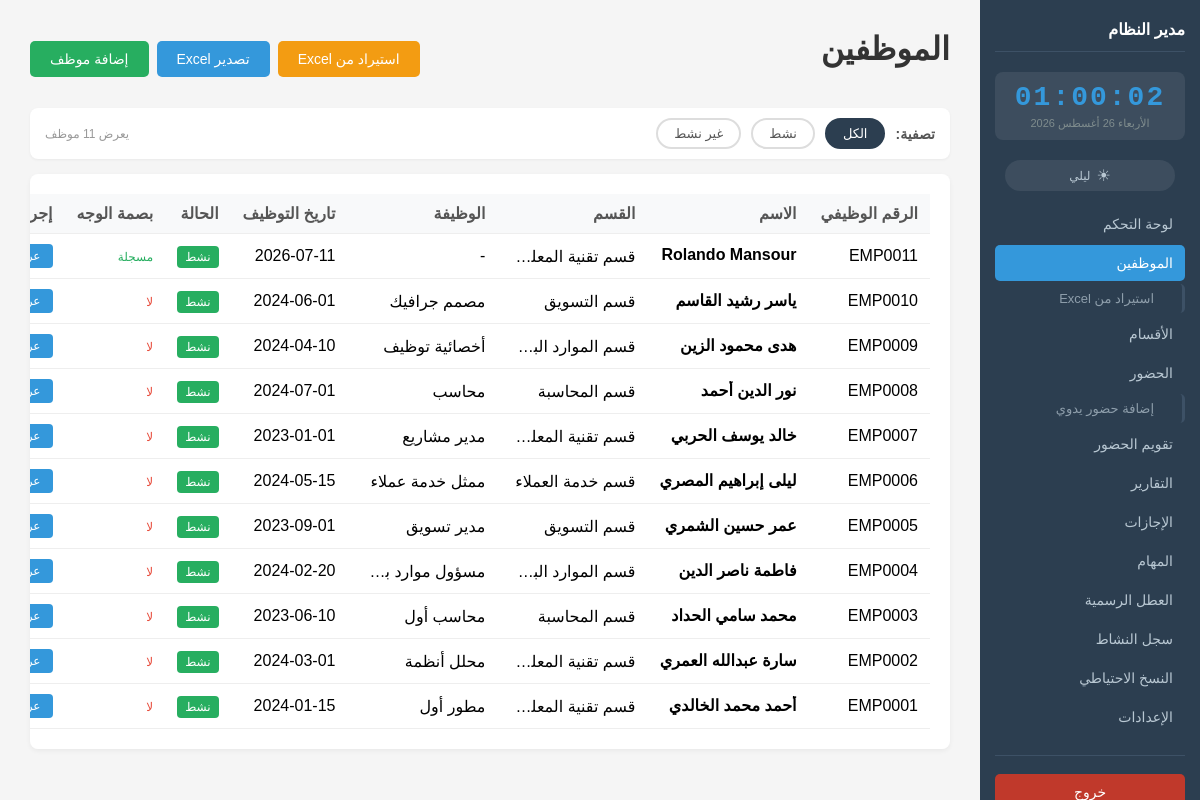
Page /employees (signed in) on the committed database.
### instance/models.py (models this page shows, shortened)
class Employee(db.Model):
    __tablename__ = 'employees'
    id = db.Column(db.Integer, primary_key=True)
    employee_id = db.Column(db.String(20), unique=True, nullable=False)
    name = db.Column(db.String(100), nullable=False)
    email = db.Column(db.String(120), unique=True, nullable=True)
    phone = db.Column(db.String(20), nullable=True)
    position = db.Column(db.String(100), nullable=True)
    department_id = db.Column(db.Integer, db.ForeignKey('departments.id'), nullable=True)
    hire_date = db.Column(db.Date, nullable=True)
    status = db.Column(db.String(20), default='active')  # active, not_active
    deactivation_date = db.Column(db.Date, nullable=True)  # تاريخ التعطيل
    deactivation_reason = db.Column(db.String(50), nullable=True)  # استقالة، فصل، إنهاء عقد، إجازة طويلة، أخرى
    face_encoding = db.Column(db.LargeBinary, nullable=True)
    face_image_path = db.Column(db.String(255), nullable=True)
    annual_leave_balance = db.Column(db.Integer, default=14)  # رصيد الإجازات السنوية بالأيام (14 يوم افتراضي)
    sick_leave_balance = db.Column(db.Integer, default=10)  # رصيد الإجازات المرضية بالأيام
    attendance_records = db.relationship('Attendance', backref='employee', lazy=True)
    leaves = db.relationship('Leave', backref='employee', lazy=True)
    tasks = db.relationship('Task', backref='employee', lazy=True)

class Department(db.Model):
    __tablename__ = 'departments'
    id = db.Column(db.Integer, primary_key=True)
    name = db.Column(db.String(100), unique=True, nullable=False)
    description = db.Column(db.Text, nullable=True)
    employees = db.relationship('Employee', backref='department', lazy=True)

### routes/employees.py (the view, shortened to what this page needs)
@employees_bp.route('/employees', endpoint='employees')
@login_required()
def employees():
    search_query = request.args.get('search', '').strip()
    page = request.args.get('page', 1, type=int)
    per_page = 15
    query = Employee.query
    pagination = query.order_by(Employee.id.desc()).paginate(page=page, per_page=per_page, error_out=False)
    employees_list = pagination.items
    return render_template('employees.html', employees=employees_list, pagination=pagination, search_query=search_query)

### app.py (called while the page is built)
@app.context_processor
def inject_globals():
    return dict(csrf_token=generate_csrf_token)

### utils/csrf.py (called while the page is built)
def generate_csrf_token():
    if '_csrf_token' not in session:
        session['_csrf_token'] = hashlib.sha256(uuid.uuid4().bytes).hexdigest()
    return session['_csrf_token']

### utils/helpers.py (called while the page is built, shortened)
def login_required(api=False):
    def decorator(f):
        @wraps(f)
        def decorated_function(*args, **kwargs):
            if 'userId' not in session:
                if api:
                    return jsonify({'success': False, 'message': 'غير مصرح'}), 403
                return redirect(url_for('auth.login'))
            from instance.models import BlockedIP
            client_ip = request.remote_addr
            blocked = BlockedIP.query.filter_by(ip_address=client_ip).first()
            return f(*args, **kwargs)
        return decorated_function
    return decorator

### templates/employees.html (shortened to what this page needs)
{% extends "base.html" %}
{% block content %}
    <div class="page-header">
        <h1>الموظفين</h1>
        <div style="display:flex; gap:8px; align-items:center; flex-wrap:wrap;">
            <a href="{{ url_for('reports.import_employees') }}" style="background:#f39c12; color:white; padding:10px 20px; text-decoration:none; border-radius:5px; font-size:14px;">استيراد من Excel</a>
            <a href="{{ url_for('reports.export_employees') }}" style="background:#3498db; color:white; padding:10px 20px; text-decoration:none; border-radius:5px; font-size:14px;">تصدير Excel</a>
            <a href="{{ url_for('employees.employee_add') }}" class="btn-add">إضافة موظف</a>
        </div>
    </div>
    <div class="filter-bar">
        <label>تصفية:</label>
        <button class="filter-btn active-all active" onclick="filterEmployees('all')">الكل</button>
        <button class="filter-btn" onclick="filterEmployees('active')">نشط</button>
        <button class="filter-btn" onclick="filterEmployees('inactive')">غير نشط</button>
        <span class="filter-count" id="filterCount">يعرض {{ employees|length }} موظف</span>
    </div>
    <div class="table-box">
        <table>
            <thead>
                <tr>
                    <th>الرقم الوظيفي</th>
                    <th>الاسم</th>
                    <th>القسم</th>
                    <th>الوظيفة</th>
                    <th>تاريخ التوظيف</th>
                    <th>الحالة</th>
                    <th>بصمة الوجه</th>
                    <th>إجراءات</th>
                </tr>
            </thead>
            <tbody>
                {% for emp in employees %}
                <tr class="{% if emp.status != 'active' %}row-inactive{% endif %}" data-status="{{ emp.status }}">
                    <td>{{ emp.employee_id }}</td>
                    <td class="emp-name-cell">
                        <span class="emp-name">{{ emp.name }}</span>
                    </td>
                    <td>{{ emp.department.name if emp.department else '-' }}</td>
                    <td>{{ emp.position or '-' }}</td>
                    <td>{% if emp.hire_date %}{{ emp.hire_date.strftime('%Y-%m-%d') }}{% else %}-{% endif %}</td>
                    <td>
                        {% if emp.status == 'active' %}
                            <span class="badge badge-active">نشط</span>
                        {% else %}
                            <span class="badge badge-inactive">غير نشط</span>
                        {% endif %}
                    </td>
                    <td>
                        {% if emp.face_encoding %}
                            {% if emp.status == 'active' %}
                                <span class="face-yes">مسجلة</span>
                            {% else %}
                                <span class="face-no">معطلة</span>
                            {% endif %}
                        {% else %}
                            <span class="face-no">لا</span>
                        {% endif %}
                    </td>
                    <td>
                        <div class="action-btns">
                            <a href="{{ url_for('employees.employee_view', id=emp.id) }}" class="btn-view">عرض</a>
                        </div>
                    </td>
                </tr>
                {% else %}
                <tr>
                    <td colspan="8" style="text-align:center; color:#999; padding:30px;">لا يوجد موظفون</td>
                </tr>
                {% endfor %}
            </tbody>
        </table>
    </div>
{% endblock %}

### templates/base.html (shortened to what this page needs)
<!DOCTYPE html>
<html lang="ar" dir="rtl">
<head>
    <link rel="stylesheet" href="{{ url_for('static', filename='css/dark-mode.css') }}">
</head>
<body>
    {% include 'sidebar.html' %}
    <div class="main">
        {% block content %}{% endblock %}
    </div>
</body>
</html>

### templates/sidebar.html (shortened to what this page needs)
<div class="sidebar">
    <h2 style="color:white">{{ session.get('user_name', 'المدير') }}</h2>
    <div class="sidebar-clock" style="text-align:center; margin-bottom:20px; padding:10px 5px; background:rgba(255,255,255,0.08); border-radius:8px;">
        <div id="sidebarTime" style="font-size:28px; font-weight:900; color:#3498db; letter-spacing:2px; font-family:'Courier New', monospace; direction:ltr;">00:00:00</div>
        <div id="sidebarDate" style="font-size:11px; color:#7f8c8d; margin-top:4px;">---</div>
    </div>
    <button class="theme-toggle" id="themeToggleBtn" onclick="toggleTheme()" style="display:flex; margin:0 auto 15px auto; width:calc(100% - 20px); justify-content:center;">
        <span class="toggle-icon">&#9728;</span>
        <span class="toggle-text" style="font-size:12px;">ليلي</span>
    </button>
    <a href="{{ url_for('dashboard.dashboard') }}" {% if request.endpoint == 'dashboard.dashboard' %}class="active"{% endif %}>لوحة التحكم</a>
    <a href="{{ url_for('employees.employees') }}" {% if request.endpoint in ['employees.employees', 'employees.employee_add', 'employees.employee_edit', 'employees.employee_view', 'face.register_face_page'] %}class="active"{% endif %}>الموظفين</a>
    <a href="{{ url_for('reports.import_employees') }}" class="sidebar-sub" {% if request.endpoint == 'reports.import_employees' %}style="background:rgba(52,152,219,0.15); color:#3498db;"{% endif %}>استيراد من Excel</a>
    <a href="{{ url_for('departments.departments') }}" {% if request.endpoint in ['departments.departments', 'departments.department_add', 'departments.department_edit'] %}class="active"{% endif %}>الأقسام</a>
    <a href="{{ url_for('attendance.attendance_page') }}" {% if request.endpoint in ['attendance.attendance_page', 'attendance_manage.attendance_add', 'attendance_manage.attendance_edit'] %}class="active"{% endif %}>الحضور</a>
    <a href="{{ url_for('attendance_manage.attendance_add') }}" class="sidebar-sub" {% if request.endpoint == 'attendance_manage.attendance_add' %}style="background:rgba(52,152,219,0.15); color:#3498db;"{% endif %}>إضافة حضور يدوي</a>
    <a href="{{ url_for('attendance_calendar.attendance_calendar') }}" {% if request.endpoint == 'attendance_calendar.attendance_calendar' %}class="active"{% endif %}>تقويم الحضور</a>
    <a href="{{ url_for('reports.reports') }}" {% if request.endpoint == 'reports.reports' %}class="active"{% endif %}>التقارير</a>
    <a href="{{ url_for('leaves.leaves') }}" {% if request.endpoint in ['leaves.leaves', 'leaves.leave_add'] %}class="active"{% endif %}>الإجازات</a>
    <a href="{{ url_for('tasks.tasks') }}" {% if request.endpoint == 'tasks.tasks' %}class="active"{% endif %}>المهام</a>
    <a href="{{ url_for('holidays.holidays') }}" {% if request.endpoint in ['holidays.holidays', 'holidays.holiday_add', 'holidays.holiday_edit'] %}class="active"{% endif %}>العطل الرسمية</a>
    <a href="{{ url_for('audit.audit_log') }}" {% if request.endpoint == 'audit.audit_log' %}class="active"{% endif %}>سجل النشاط</a>
    <a href="{{ url_for('backup.backup_page') }}" {% if request.endpoint == 'backup.backup_page' %}class="active"{% endif %}>النسخ الاحتياطي</a>
    <a href="{{ url_for('settings.settings') }}" {% if request.endpoint == 'settings.settings' %}class="active"{% endif %}>الإعدادات</a>
    <div style="margin-top: 20px; padding-top: 15px; border-top: 1px solid #3d5166;">
        <a href="{{ url_for('auth.logout') }}" style="background:#c0392b; color:white; text-align:center; border-radius:5px;">خروج</a>
    </div>
</div>

### static/css/dark-mode.css (style rules this page uses)
:root { --bg-primary: #f5f5f5; --bg-card: #ffffff; --bg-sidebar: #2c3e50; --bg-sidebar-hover: #3498db; --text-primary: #333333; --text-secondary: #555555; --text-muted: #7f8c8d; --text-sidebar: #b8c7d2; --border-color: #eeeeee; --border-dark: #ddd; --table-hover: #f1f1f1; --th-bg: #f8f9fa; --input-bg: #ffffff; --input-border: #ddd; --input-focus: #3498db; --shadow-color: rgba(0,0,0,0.05); --flash-shadow: rgba(0,0,0,0.2); --info-bg: #d6eaf8; --info-border: #85c1e9; --info-text: #1a5276; --warning-bg: #fff3cd; --warning-border: #ffc107; --warning-text: #856404; --danger-bg: #f8d7da; --danger-border: #f5c6cb; --danger-text: #721c24; --success-bg: #d4edda; --success-border: #c3e6cb; --success-text: #155724; }
.theme-toggle { position: relative; display: inline-flex; align-items: center; gap: 6px; cursor: pointer; padding: 6px 12px; border-radius: 20px; background: rgba(255,255,255,0.08); transition: all 0.3s ease; border: none; color: var(--text-sidebar); font-size: 12px; font-family: Tahoma, sans-serif; }
.theme-toggle .toggle-icon { font-size: 16px; }
body, .sidebar, .main, .table-box, .stat-card, .chart-box, .recent-section, .logs-box, .camera-box, .status-box, th, td, input, select, textarea, .form-box, .container-box, .filter-card, .list-card, .create-card, .info-card, .info-box, .warning-card, .delete-card, .calc-info, .calendar-box, .legend-bar, .filter-bar, .month-nav { transition: background-color 0.3s ease, color 0.3s ease, border-color 0.3s ease; }

### templates/base.html (style rules this page uses)
* { margin: 0; padding: 0; box-sizing: border-box; }
html, body { height: 100%; }
body { font-family: Tahoma, sans-serif; background: #f5f5f5; display: flex; }
.sidebar { width: 220px; min-width: 220px; height: 100vh; background: #2c3e50; padding: 20px 15px; overflow-y: auto; flex-shrink: 0; position: sticky; top: 0; }
.sidebar h2 { color: white; font-size: 16px; margin-bottom: 20px; padding-bottom: 12px; border-bottom: 1px solid #3d5166; white-space: nowrap; overflow: hidden; text-overflow: ellipsis; }
.sidebar a { display: block; color: #b8c7d2; text-decoration: none; padding: 10px 12px; margin: 3px 0; border-radius: 5px; font-size: 14px; white-space: nowrap; }
.sidebar a:hover, .sidebar a.active { background: #3498db; color: white; }
.sidebar a.sidebar-sub { padding: 7px 12px 7px 12px; margin: 1px 0 1px 0; font-size: 13px; color: #8e9eab; padding-right: 28px; border-right: 3px solid #3d5166; }
.main { flex: 1; padding: 30px; min-height: 100vh; overflow-x: auto; }
h1 { color: #333; margin-bottom: 20px; }
.table-box { background: white; border-radius: 8px; padding: 20px; box-shadow: 0 2px 5px rgba(0,0,0,0.05); }
table { width: 100%; border-collapse: collapse; }
th, td { padding: 12px; text-align: right; border-bottom: 1px solid #eee; }
th { background: #f8f9fa; color: #555; font-weight: bold; }
.badge { padding: 4px 8px; border-radius: 4px; font-size: 12px; color: white; }

### rows in the picture
Employee: employee_id "EMP0011", name "Rolando Mansour", position "-", hire_date "2026-07-11", status "نشط"
Employee: employee_id "EMP0010", name "ياسر رشيد القاسم", department "قسم التسويق", position "مصمم جرافيك", hire_date "2024-06-01", status "نشط", shows "لا"
Employee: employee_id "EMP0009", name "هدى محمود الزين", position "أخصائية توظيف", hire_date "2024-04-10", status "نشط", shows "لا"
Employee: employee_id "EMP0008", name "نور الدين أحمد", department "قسم المحاسبة", position "محاسب", hire_date "2024-07-01", status "نشط", shows "لا"
Employee: employee_id "EMP0007", name "خالد يوسف الحربي", position "مدير مشاريع", hire_date "2023-01-01", status "نشط", shows "لا"
Employee: employee_id "EMP0006", name "ليلى إبراهيم المصري", department "قسم خدمة العملاء", position "ممثل خدمة عملاء", hire_date "2024-05-15", status "نشط"
Employee: employee_id "EMP0005", name "عمر حسين الشمري", department "قسم التسويق", position "مدير تسويق", hire_date "2023-09-01", status "نشط", shows "لا"
Employee: employee_id "EMP0004", name "فاطمة ناصر الدين", hire_date "2024-02-20", status "نشط", shows "لا"
Employee: employee_id "EMP0003", name "محمد سامي الحداد", department "قسم المحاسبة", position "محاسب أول", hire_date "2023-06-10", status "نشط", shows "لا"
Employee: employee_id "EMP0002", name "سارة عبدالله العمري", position "محلل أنظمة", hire_date "2024-03-01", status "نشط", shows "لا"
Employee: employee_id "EMP0001", name "أحمد محمد الخالدي", position "مطور أول", hire_date "2024-01-15", status "نشط", shows "لا"

### other values in the picture
{{ session.get('user_name', 'المدير') }} "مدير النظام"
